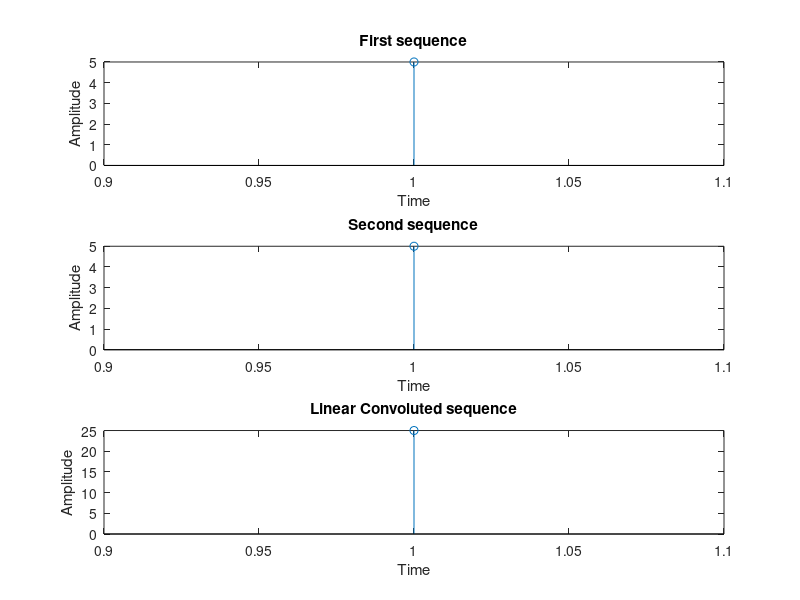

Write the MATLAB code that produced this figure.
clc; clear all; close all;  
x1=input('Enter the first sequence to be convoluted:'); 
subplot(3,1,1); 
stem(x1); 
xlabel('Time');
ylabel('Amplitude'); 
title('First sequence'); 
x2=input('Enter the second sequence to be convoluted:');
subplot(3,1,2);
stem(x2);
xlabel('Time');
ylabel('Amplitude');
title('Second sequence'); 
f=conv(x1,x2); disp('The Linear convoluted sequence is');
disp(f); 
subplot(3,1,3); 
stem(f);
xlabel('Time');
ylabel('Amplitude'); 
title('Linear Convoluted sequence');